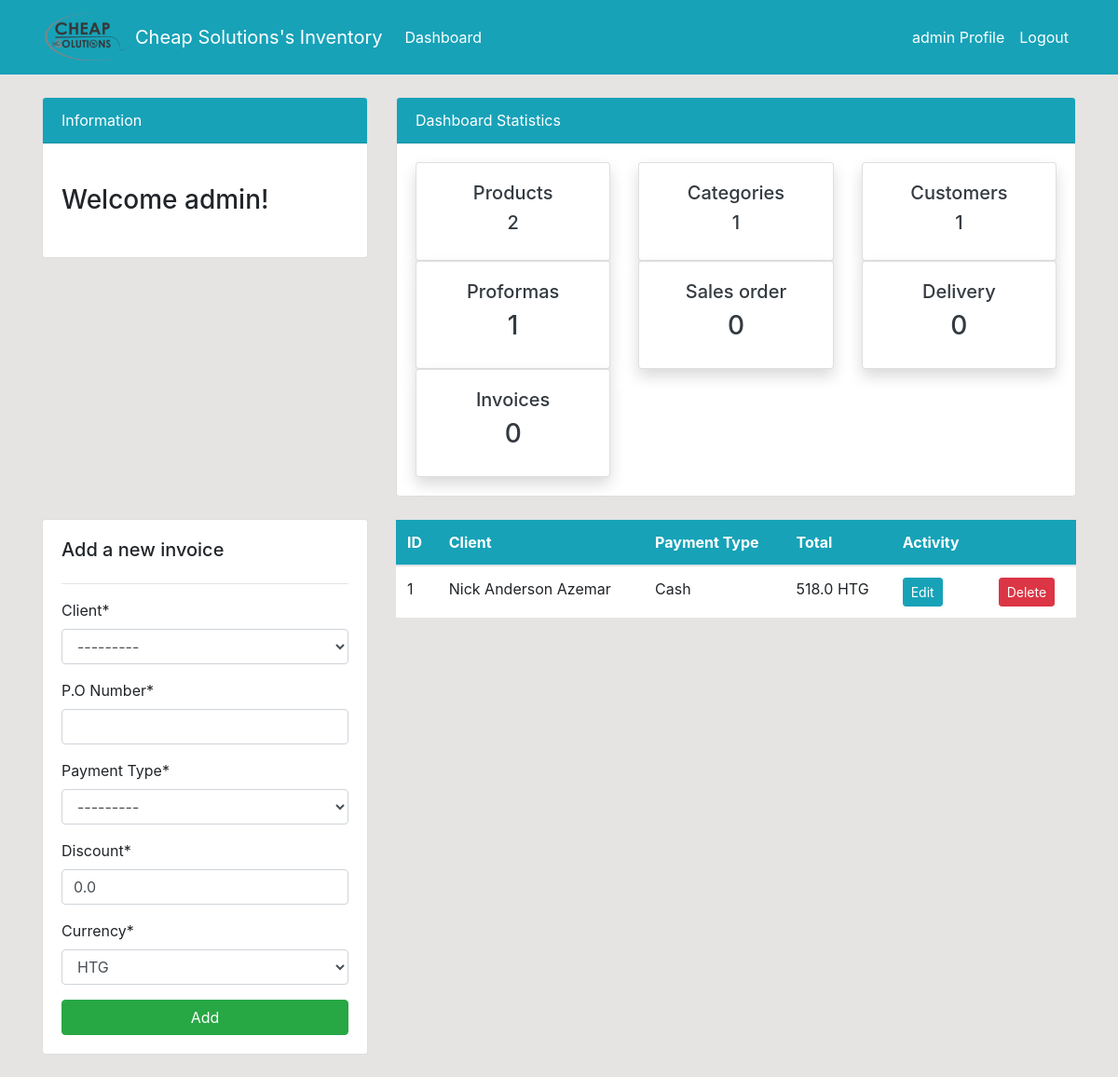
Before: /invoices/ (signed in) with the older database file.
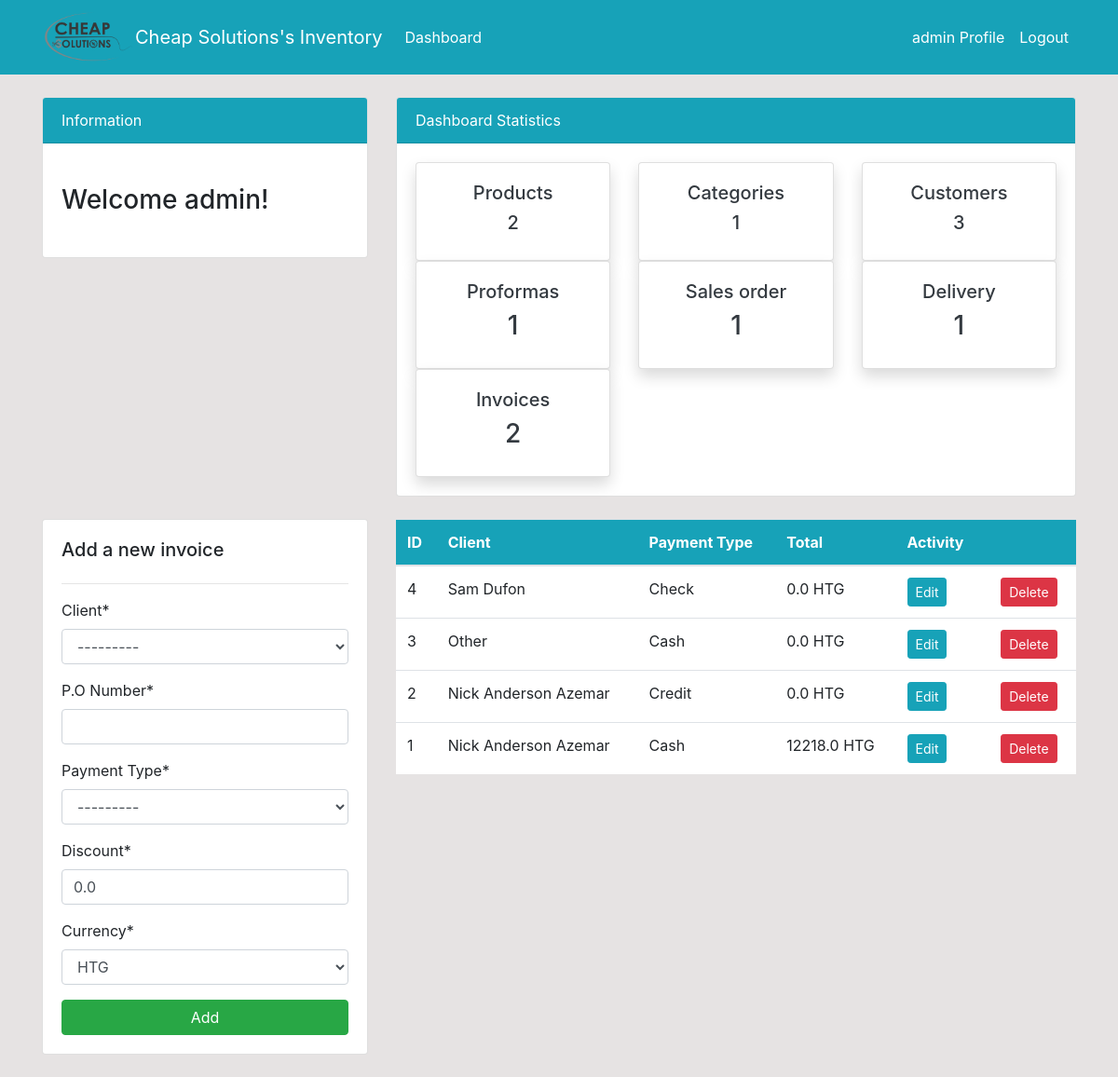
After: the same page with the newer database file.
### dashboard/models.py (models this page shows, shortened)
class Invoice(models.Model):
    Type   = models.CharField('Invoice Type',
                                   max_length = 50,
                                   choices = Invoice_Type,
                                   null = True)
    client = models.ForeignKey(Customer, on_delete=models.SET_NULL, null=True)
    name_backup = models.CharField(max_length=500, null = True)
    email_backup = models.EmailField(max_length=254, null=True)
    phone_backup = models.PositiveIntegerField(null=True)
    address_backup = models.CharField(max_length=500, null=True )
    PoNumber = models.IntegerField('P.O Number',null=True)
    PaymentType = models.CharField('Payment Type',
                                   max_length=50,
                                   choices=Payment_Type,
                                   null=True)
    Date   = models.DateTimeField('Date',
                              default=datetime.now, blank=True
                              )
    Total = models.FloatField(null=True, default = 0.0)
    discount = models.FloatField('Discount',null=True, default = 0.0)
    Balance = models.FloatField(null=True)
    currency = models.CharField(max_length=50, choices=Currency_Category,default='HTG',null=True)
    class Meta:
        ordering = ('Date',)

### dashboard/views.py (the view)
# urls.py: path('invoices/', views.invoices, name='dashboard-invoices'),#invoice
@login_required(login_url='user-login')
def invoices(request):
    proforma = Proforma.objects.all().order_by('-id',)
    proforma_count = proforma.count()
    invoice_count = 0
    invoice = Invoice.objects.all().order_by('-id',)
    for inv in invoice:
        if inv.Type == "Invoice":
            invoice_count += 1
    invoice_salesorder_count = 0
    invoice = Invoice.objects.all().order_by('-id',)
    for inv in invoice:
        if inv.Type == "Sales Order":
            invoice_salesorder_count += 1
    invoice_delivery_count = 0
    invoice = Invoice.objects.all().order_by('-id',)
    for inv in invoice:
        if inv.Type == "Delivery":
            invoice_delivery_count += 1
    category = Category.objects.all().order_by('-id',)
    category_count = category.count()
    product = Product.objects.all().order_by('-id',)
    product_count = product.count()
    customer = Customer.objects.all()
    customer_count = customer.count()
    order = Order.objects.all().order_by('-id',)
    order_count = order.count()
    """"""
    if request.method == 'POST':
        form = InvoiceForm(request.POST)
        if request.POST.get("client"):
          custo = Customer.objects.get(id=int(request.POST.get("client")))
          request.POST._mutable = True
          request.POST['name_backup'] = custo.name
          request.POST['email_backup'] = custo.email
          request.POST['phone_backup'] = custo.phone
          request.POST['address_backup'] = custo.address
          request.POST['Type'] = "Invoice"
        if form.is_valid():
          form.save()
          messages.success(request, f'An invoice has been added')
          return redirect('dashboard-invoices')
    else:
       form = InvoiceForm()
    context = {
        'delivery': invoice_delivery_count,
        'salesorder': invoice_salesorder_count,
        'proforma':proforma,
        'proforma_count':proforma_count,
        'invoice': invoice,
        'invoice_count': invoice_count,
        'category': category,
        'category_count': category_count,
        'product': product,
        'form': form,
        'customer_count': customer_count,
        'product_count': product_count,
        'order_count': order_count,
    }
    return render(request, 'dashboard/invoice.html', context)

### dashboard/forms.py
class InvoiceForm(forms.ModelForm):
  class Meta:
    model = Invoice
    fields = ['client',
                  'PoNumber',
                  'PaymentType',
                  'discount',
                  'currency',
                  'name_backup',
                  'email_backup',
                  'phone_backup',
                  'address_backup',
                  'Type',]
  def __init__(self, *args, **kwargs):
    super(InvoiceForm, self).__init__(*args, **kwargs)
    for field in self.fields:
      self.fields['name_backup'].widget = forms.HiddenInput()
      self.fields['email_backup'].widget = forms.HiddenInput()
      self.fields['phone_backup'].widget = forms.HiddenInput()
      self.fields['address_backup'].widget = forms.HiddenInput()
      self.fields['Type'].widget = forms.HiddenInput()

### dashboard/models.py (called while the page is built)
    def __str__(self):
        return '{0}'.format(self.name)

### templates/dashboard/invoice.html (shortened to what this page needs)
{% extends 'partials/base.html' %} {% block title %}Invoices Page{% endblock %} {% load crispy_forms_tags %}
{% block content %} {% include 'partials/topside.html' %}
<div class="row my-4">
	<div class="col-md-4">
		<div class="card card-body">
			<h5>Add a new invoice</h5>
			<hr>
			<form method="POST">
				{% csrf_token %} {{ form|crispy }}
				<input class="btn btn-success btn-block" type="submit" value="Add">
            </form>
        </div>
    </div>
    <div class="col-md-8">
        <table class="table bg-white">
            <thead class="bg-info text-white">
                <tr>
                    <th scope="col">ID</th>
                    <th scope="col">Client</th>
                    <th scope="col">Payment Type</th>
                    <th scope="col">Total</th>
                    <th scope="col">Activity</th>
                    <th scope="col"></th>
                </tr>
            </thead>
            <tbody>
                {% for invoice in invoice %}
                <tr>
                    <td>{{ invoice.id }}</td>
                    <td>{{ invoice.name_backup }}</td>
                    <td>{{ invoice.PaymentType }}</td>
                   <td>{{ invoice.Total }} {{ invoice.currency }}</td>
                    <td>
                        <a class="btn btn-info btn-sm mr-2"
                            href="{% url 'dashboard-invoices-edit-product' invoice.id %}">Edit</a>
                    </td>
                    <td>
                      <a class="btn btn-danger btn-sm ml-2"
                            href="{% url 'dashboard-invoices-delete' invoice.id %}">Delete</a>
                    </td>
                </tr>
                {% endfor %}
            </tbody>
        </table>
    </div>
</div>
{% endblock %}

### templates/partials/base.html (shortened to what this page needs)
{% load static %}
<!doctype html>
<html lang="en">
<head>
	<link rel="stylesheet" href="https://cdn.jsdelivr.net/npm/bootstrap@4.6.0/dist/css/bootstrap.min.css"
>
	<link rel="stylesheet" href="https://use.fontawesome.com/releases/v5.15.2/css/all.css"
>
	<link rel="stylesheet" href="{% static 'style.css' %}">
</head>
<body>
	{% include 'partials/nav.html' %}
	<div class="container">
		{% block content %} {% endblock %}
	</div>
</body>
</html>

### templates/partials/nav.html (shortened to what this page needs)
{% load static %}
<nav class="navbar navbar-expand-lg navbar-info bg-info">
    <div class="container">
        <img class="img2" src="{% static '/img/Cheap solution logo.png' %}" alt="Cheap Solutions" style="width: 100%; max-width: 100px" />
        <a class="navbar-brand text-white" href="{% url 'dashboard-index' %}">Cheap Solutions's Inventory</a>
        {% if user.is_authenticated %}
        <div class="collapse navbar-collapse" id="navbarSupportedContent">
            <ul class="navbar-nav mr-auto">
                <li class="nav-item active">
                    <a class="nav-link text-white" href="{% url 'dashboard-index' %}">Dashboard </a>
                </li>
            </ul>
            <ul class="navbar-nav ml-auto">
                <li class="nav-item active">
                    <a class="nav-link text-white" href="{% url 'user-profile' %}">{{ user.username }} Profile
                        <span class="sr-only">(current)</span></a>
                </li>
                <li class="nav-item">
                    <a class="nav-link text-white" href="{% url 'user-logout' %}">Logout</a>
                </li>
            </ul>
            {% endif %}
        </div>
    </div>
</nav>

### templates/partials/topside.html
<div class="row">
    <div class="col-md-4 mt-4">
        <div class="card">
            <div class="card-header bg-info text-white">
                Information
            </div>
            <div class="card-body">
                <marquee behavior="" direction="">
                    <h3 class="my-4">Welcome {{ user.username }}!</h3>
                </marquee>
            </div>
        </div>
    </div>
    <div class="col-md-8 mt-4">
        <div class="card">
            <div class="card-header bg-info text-white">
                Dashboard Statistics
            </div>
            <div class="card-body">
                <div class="row">
                    <div class="col-md-4">
                        <a class="text-decoration-none text-dark" href="{% url 'dashboard-products' %}">
                            <div class="card my-card shadow">
                                <div class="card-body text-center">
                                    <h5>Products </h5>
                                    <h5>{{ product_count }}</h5>
                                </div>
                            </div>
                        </a>
                    </div>
                    <div class="col-md-4">
                        <a class="text-decoration-none text-dark" href="{% url 'dashboard-products-category' %}">
                            <div class="card my-card shadow">
                                <div class="card-body text-center">
                                    <h5>Categories </h5>
                                    <h5>{{ category_count }}</h5>
                                </div>
                            </div>
                        </a>
                    </div>
                     <div class="col-md-4">
                        <a class="text-decoration-none text-dark" href="{% url 'dashboard-customers' %}">
                            <div class="card my-card shadow">
                                <div class="card-body text-center">
                                    <h5>Customers</h5>
                                    <h5>{{customer_count}}</h5>
                                </div>
                            </div>
                        </a>
                    </div>
                    <div class="col-md-4">
                        <a class="text-decoration-none text-dark" href="{% url 'dashboard-proformas' %}">
                            <div class="card my-card shadow">
                                <div class="card-body text-center">
                                    <h5>Proformas </h5>
                                    <h3>{{ proforma_count }}</h3>
                                </div>
                            </div>
                        </a>
                    </div>
                    <div class="col-md-4">
                        <a class="text-decoration-none text-dark" href="{% url 'dashboard-invoices-salesorder' %}">
                            <div class="card my-card shadow">
                                <div class="card-body text-center">
                                    <h5>Sales order</h5>
                                    <h3>{{ salesorder }}</h3>
                                </div>
                            </div>
                        </a>
                    </div>
                    <div class="col-md-4">
                        <a class="text-decoration-none text-dark" href="{% url 'dashboard-invoices-delivery' %}">
                            <div class="card my-card shadow">
                                <div class="card-body text-center">
                                    <h5>Delivery</h5>
                                  <h3>{{ delivery }}</h3>
                                </div>
                            </div>
                        </a>
                    </div>
                    <div class="col-md-4">
                        <a class="text-decoration-none text-dark" href="{% url 'dashboard-invoices' %}">
                            <div class="card my-card shadow">
                                <div class="card-body text-center">
                                    <h5>Invoices </h5>
                                    <h3>{{ invoice_count }}</h3>
                                </div>
                            </div>
                        </a>
                    </div>
                </div>
            </div>
        </div>
    </div>
</div>

### static/style.css (style rules this page uses)
body { background: rgb(230, 227, 227); }

### templates/partials/nav.html (style rules this page uses)
.img2 { -webkit-filter: grayscale(100%); filter: grayscale(100%); }

Changed rows visible on the page:
added Invoice: id "4", name_backup "Sam Dufon", PaymentType "Check", Total "0.0", currency "HTG"
added Invoice: id "3", name_backup "Other", PaymentType "Cash", Total "0.0", currency "HTG"
added Invoice: id "2", name_backup "Nick Anderson Azemar", PaymentType "Credit", Total "0.0", currency "HTG"
changed Invoice id 1: Total "518.0" → "12218.0"
Other visible differences:
{{ customer_count }}: "1" → "3"
{{ salesorder }}: "0" → "1"
{{ delivery }}: "0" → "1"
{{ invoice_count }}: "0" → "2"
